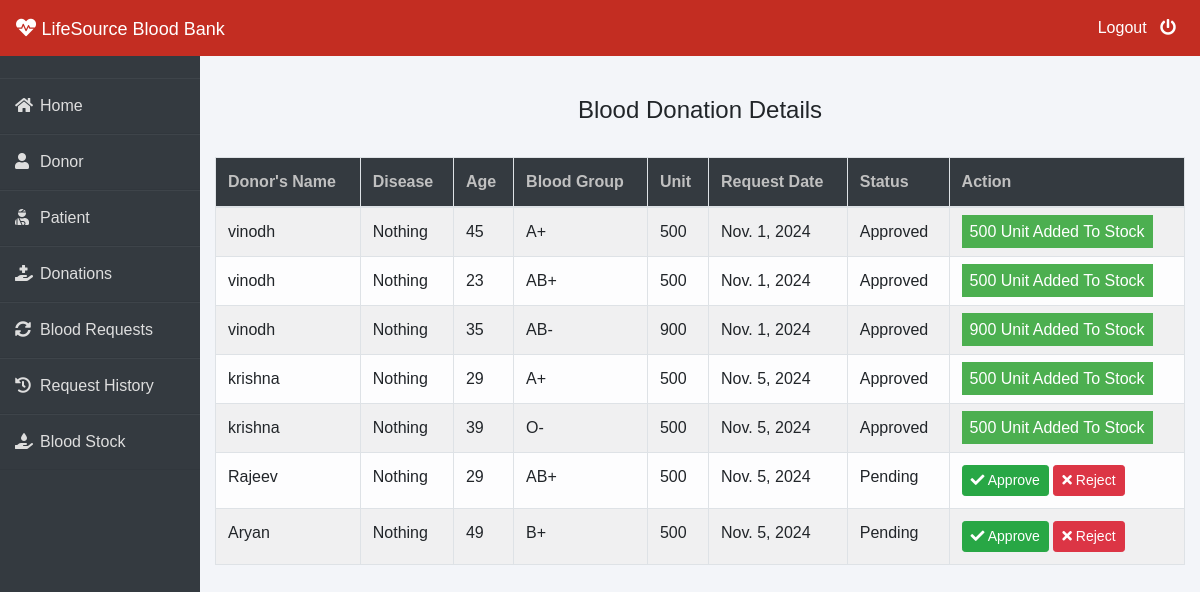
The page /admin-donation (signed in) on the database its author committed.
### donor/models.py (models this page shows, shortened)
class BloodDonate(models.Model):
    donor=models.ForeignKey(Donor,on_delete=models.CASCADE)
    disease=models.CharField(max_length=100,default="Nothing")
    age=models.PositiveIntegerField()
    bloodgroup=models.CharField(max_length=10)
    unit=models.PositiveIntegerField(default=0)
    status=models.CharField(max_length=20,default="Pending")
    date=models.DateField(auto_now=True)

class Donor(models.Model):
    user=models.OneToOneField(User,on_delete=models.CASCADE)
    profile_pic= models.ImageField(upload_to='profile_pic/Donor/',null=True,blank=True)
    bloodgroup=models.CharField(max_length=10)
    address = models.CharField(max_length=40)
    mobile = models.CharField(max_length=20,null=False)
    def __str__(self):
        return self.user.first_name

### blood/views.py (the view)
# urls.py: path('admin-donation', views.admin_donation_view,name='admin-donation'),
@login_required(login_url='adminlogin')
def admin_donation_view(request):
    donations=dmodels.BloodDonate.objects.all()
    return render(request,'blood/admin_donation.html',{'donations':donations})

### templates/blood/admin_donation.html (shortened to what this page needs)
{% extends 'blood/adminbase.html' %}
{% block content %}
{% load widget_tweaks %}
{%load static%}
<head>
   </head>
<br><br>
<div class="container">
    <H4 class="text-center">Blood Donation Details</H4><br>
    <table class="table table-light table-hover table-bordered table-striped">
        <thead class="bg-dark">
            <tr>
                <th scope="col" style="color: rgb(192, 192, 192);">Donor's Name</th>
                <th scope="col" style="color: rgb(192, 192, 192);">Disease</th>
                <th scope="col" style="color: rgb(192, 192, 192);">Age</th>
                <th scope="col" style="color: rgb(192, 192, 192);">Blood Group</th>
                <th scope="col" style="color: rgb(192, 192, 192);">Unit</th>
                <th scope="col" style="color: rgb(192, 192, 192);">Request Date</th>
                <th scope="col" style="color: rgb(192, 192, 192);">Status</th>
                <th style="color: rgb(192, 192, 192);">Action</th>
            </tr>
        </thead>
        <tbody>
            {% for t in donations %}
            <tr>
                <td> {{t.donor}}</td>
                <td> {{t.disease}}</td>
                <td> {{t.age}}</td>
                <td>{{t.bloodgroup}}</td>
                <td>{{t.unit}}</td>
                <td>{{t.date}}</td>
                <td>{{t.status}}</td>
                {% if t.status == 'Pending' %}
                <td>
                    <button class="btn btn-success btn-sm"><a  style="text-decoration: none;color: white;" href="{% url 'approve-donation' t.id  %}"><i class="fa fa-check"></i> Approve</a> </button>
                    <button class="btn btn-danger btn-sm"><a  style="text-decoration: none;color: white;" href="{% url 'reject-donation' t.id  %}"><i class="fa fa-times"></i> Reject</a> </button>
                </td>
                {% elif  t.status == 'Approved' %}
                <td><span class="label success">{{t.unit}} Unit Added To Stock</span></td>
                {% else %}
                <td><span class="label danger">0 Unit Added To Stock</span></td>
                {% endif %}
            </tr>
            {% endfor %}
        </tbody>
    </table>
</div>
{% endblock content %}

### templates/blood/adminbase.html (style rules this page uses)
* { margin: 0; padding: 0; box-sizing: border-box; list-style: none; text-decoration: none; font-family: 'Josefin Sans', sans-serif; }
body { background-color: #f3f5f9; }

### templates/blood/admin_donation.html (style rules this page uses)
.label { color: white; padding: 8px; }
.success { background-color: #4CAF50; }

### rows shown on the page
BloodDonate: donor "vinodh", disease "Nothing", age "45", bloodgroup "A+", unit "500", date "Nov. 1, 2024", status "Approved"
BloodDonate: donor "vinodh", disease "Nothing", age "23", bloodgroup "AB+", unit "500", date "Nov. 1, 2024", status "Approved"
BloodDonate: donor "vinodh", disease "Nothing", age "35", bloodgroup "AB-", unit "900", date "Nov. 1, 2024", status "Approved"
BloodDonate: donor "krishna", disease "Nothing", age "29", bloodgroup "A+", unit "500", date "Nov. 5, 2024", status "Approved"
BloodDonate: donor "krishna", disease "Nothing", age "39", bloodgroup "O-", unit "500", date "Nov. 5, 2024", status "Approved"
BloodDonate: donor "Rajeev", disease "Nothing", age "29", bloodgroup "AB+", unit "500", date "Nov. 5, 2024", status "Pending", shows "Approve"
BloodDonate: donor "Aryan", disease "Nothing", age "49", bloodgroup "B+", unit "500", date "Nov. 5, 2024", status "Pending", shows "Approve"
